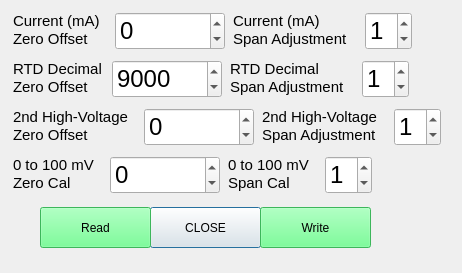
<?xml version="1.0" encoding="UTF-8"?>
<ui version="4.0">
 <class>rampoven_cal_zeroClass</class>
 <widget class="QDialog" name="rampoven_cal_zeroClass">
  <property name="geometry">
   <rect>
    <x>0</x>
    <y>0</y>
    <width>462</width>
    <height>273</height>
   </rect>
  </property>
  <property name="windowTitle">
   <string>rampoven_cal_zero</string>
  </property>
  <widget class="QPushButton" name="closeButton">
   <property name="geometry">
    <rect>
     <x>150</x>
     <y>207</y>
     <width>111</width>
     <height>41</height>
    </rect>
   </property>
   <property name="minimumSize">
    <size>
     <width>111</width>
     <height>41</height>
    </size>
   </property>
   <property name="maximumSize">
    <size>
     <width>111</width>
     <height>41</height>
    </size>
   </property>
   <property name="text">
    <string>CLOSE</string>
   </property>
  </widget>
  <widget class="QPushButton" name="writeDataButton">
   <property name="geometry">
    <rect>
     <x>260</x>
     <y>207</y>
     <width>111</width>
     <height>41</height>
    </rect>
   </property>
   <property name="minimumSize">
    <size>
     <width>111</width>
     <height>41</height>
    </size>
   </property>
   <property name="maximumSize">
    <size>
     <width>111</width>
     <height>41</height>
    </size>
   </property>
   <property name="palette">
    <palette>
     <active>
      <colorrole role="WindowText">
       <brush brushstyle="SolidPattern">
        <color alpha="255">
         <red>0</red>
         <green>0</green>
         <blue>0</blue>
        </color>
       </brush>
      </colorrole>
      <colorrole role="Button">
       <brush brushstyle="SolidPattern">
        <color alpha="255">
         <red>85</red>
         <green>255</green>
         <blue>127</blue>
        </color>
       </brush>
      </colorrole>
      <colorrole role="Light">
       <brush brushstyle="SolidPattern">
        <color alpha="255">
         <red>213</red>
         <green>255</green>
         <blue>223</blue>
        </color>
       </brush>
      </colorrole>
      <colorrole role="Midlight">
       <brush brushstyle="SolidPattern">
        <color alpha="255">
         <red>149</red>
         <green>255</green>
         <blue>175</blue>
        </color>
       </brush>
      </colorrole>
      <colorrole role="Dark">
       <brush brushstyle="SolidPattern">
        <color alpha="255">
         <red>42</red>
         <green>127</green>
         <blue>63</blue>
        </color>
       </brush>
      </colorrole>
      <colorrole role="Mid">
       <brush brushstyle="SolidPattern">
        <color alpha="255">
         <red>56</red>
         <green>170</green>
         <blue>84</blue>
        </color>
       </brush>
      </colorrole>
      <colorrole role="Text">
       <brush brushstyle="SolidPattern">
        <color alpha="255">
         <red>0</red>
         <green>0</green>
         <blue>0</blue>
        </color>
       </brush>
      </colorrole>
      <colorrole role="BrightText">
       <brush brushstyle="SolidPattern">
        <color alpha="255">
         <red>255</red>
         <green>255</green>
         <blue>255</blue>
        </color>
       </brush>
      </colorrole>
      <colorrole role="ButtonText">
       <brush brushstyle="SolidPattern">
        <color alpha="255">
         <red>0</red>
         <green>0</green>
         <blue>0</blue>
        </color>
       </brush>
      </colorrole>
      <colorrole role="Base">
       <brush brushstyle="SolidPattern">
        <color alpha="255">
         <red>255</red>
         <green>255</green>
         <blue>255</blue>
        </color>
       </brush>
      </colorrole>
      <colorrole role="Window">
       <brush brushstyle="SolidPattern">
        <color alpha="255">
         <red>85</red>
         <green>255</green>
         <blue>127</blue>
        </color>
       </brush>
      </colorrole>
      <colorrole role="Shadow">
       <brush brushstyle="SolidPattern">
        <color alpha="255">
         <red>0</red>
         <green>0</green>
         <blue>0</blue>
        </color>
       </brush>
      </colorrole>
      <colorrole role="AlternateBase">
       <brush brushstyle="SolidPattern">
        <color alpha="255">
         <red>170</red>
         <green>255</green>
         <blue>191</blue>
        </color>
       </brush>
      </colorrole>
      <colorrole role="ToolTipBase">
       <brush brushstyle="SolidPattern">
        <color alpha="255">
         <red>255</red>
         <green>255</green>
         <blue>220</blue>
        </color>
       </brush>
      </colorrole>
      <colorrole role="ToolTipText">
       <brush brushstyle="SolidPattern">
        <color alpha="255">
         <red>0</red>
         <green>0</green>
         <blue>0</blue>
        </color>
       </brush>
      </colorrole>
     </active>
     <inactive>
      <colorrole role="WindowText">
       <brush brushstyle="SolidPattern">
        <color alpha="255">
         <red>0</red>
         <green>0</green>
         <blue>0</blue>
        </color>
       </brush>
      </colorrole>
      <colorrole role="Button">
       <brush brushstyle="SolidPattern">
        <color alpha="255">
         <red>85</red>
         <green>255</green>
         <blue>127</blue>
        </color>
       </brush>
      </colorrole>
      <colorrole role="Light">
       <brush brushstyle="SolidPattern">
        <color alpha="255">
         <red>213</red>
         <green>255</green>
         <blue>223</blue>
        </color>
       </brush>
      </colorrole>
      <colorrole role="Midlight">
       <brush brushstyle="SolidPattern">
        <color alpha="255">
         <red>149</red>
         <green>255</green>
         <blue>175</blue>
        </color>
       </brush>
      </colorrole>
      <colorrole role="Dark">
       <brush brushstyle="SolidPattern">
        <color alpha="255">
         <red>42</red>
         <green>127</green>
         <blue>63</blue>
        </color>
       </brush>
      </colorrole>
      <colorrole role="Mid">
       <brush brushstyle="SolidPattern">
        <color alpha="255">
         <red>56</red>
         <green>170</green>
         <blue>84</blue>
        </color>
       </brush>
      </colorrole>
      <colorrole role="Text">
       <brush brushstyle="SolidPattern">
        <color alpha="255">
         <red>0</red>
         <green>0</green>
         <blue>0</blue>
        </color>
       </brush>
      </colorrole>
      <colorrole role="BrightText">
       <brush brushstyle="SolidPattern">
        <color alpha="255">
         <red>255</red>
         <green>255</green>
         <blue>255</blue>
        </color>
       </brush>
      </colorrole>
      <colorrole role="ButtonText">
       <brush brushstyle="SolidPattern">
        <color alpha="255">
         <red>0</red>
         <green>0</green>
         <blue>0</blue>
        </color>
       </brush>
      </colorrole>
      <colorrole role="Base">
       <brush brushstyle="SolidPattern">
        <color alpha="255">
         <red>255</red>
         <green>255</green>
         <blue>255</blue>
        </color>
       </brush>
      </colorrole>
      <colorrole role="Window">
       <brush brushstyle="SolidPattern">
        <color alpha="255">
         <red>85</red>
         <green>255</green>
         <blue>127</blue>
        </color>
       </brush>
      </colorrole>
      <colorrole role="Shadow">
       <brush brushstyle="SolidPattern">
        <color alpha="255">
         <red>0</red>
         <green>0</green>
         <blue>0</blue>
        </color>
       </brush>
      </colorrole>
      <colorrole role="AlternateBase">
       <brush brushstyle="SolidPattern">
        <color alpha="255">
         <red>170</red>
         <green>255</green>
         <blue>191</blue>
        </color>
       </brush>
      </colorrole>
      <colorrole role="ToolTipBase">
       <brush brushstyle="SolidPattern">
        <color alpha="255">
         <red>255</red>
         <green>255</green>
         <blue>220</blue>
        </color>
       </brush>
      </colorrole>
      <colorrole role="ToolTipText">
       <brush brushstyle="SolidPattern">
        <color alpha="255">
         <red>0</red>
         <green>0</green>
         <blue>0</blue>
        </color>
       </brush>
      </colorrole>
     </inactive>
     <disabled>
      <colorrole role="WindowText">
       <brush brushstyle="SolidPattern">
        <color alpha="255">
         <red>42</red>
         <green>127</green>
         <blue>63</blue>
        </color>
       </brush>
      </colorrole>
      <colorrole role="Button">
       <brush brushstyle="SolidPattern">
        <color alpha="255">
         <red>85</red>
         <green>255</green>
         <blue>127</blue>
        </color>
       </brush>
      </colorrole>
      <colorrole role="Light">
       <brush brushstyle="SolidPattern">
        <color alpha="255">
         <red>213</red>
         <green>255</green>
         <blue>223</blue>
        </color>
       </brush>
      </colorrole>
      <colorrole role="Midlight">
       <brush brushstyle="SolidPattern">
        <color alpha="255">
         <red>149</red>
         <green>255</green>
         <blue>175</blue>
        </color>
       </brush>
      </colorrole>
      <colorrole role="Dark">
       <brush brushstyle="SolidPattern">
        <color alpha="255">
         <red>42</red>
         <green>127</green>
         <blue>63</blue>
        </color>
       </brush>
      </colorrole>
      <colorrole role="Mid">
       <brush brushstyle="SolidPattern">
        <color alpha="255">
         <red>56</red>
         <green>170</green>
         <blue>84</blue>
        </color>
       </brush>
      </colorrole>
      <colorrole role="Text">
       <brush brushstyle="SolidPattern">
        <color alpha="255">
         <red>42</red>
         <green>127</green>
         <blue>63</blue>
        </color>
       </brush>
      </colorrole>
      <colorrole role="BrightText">
       <brush brushstyle="SolidPattern">
        <color alpha="255">
         <red>255</red>
         <green>255</green>
         <blue>255</blue>
        </color>
       </brush>
      </colorrole>
      <colorrole role="ButtonText">
       <brush brushstyle="SolidPattern">
        <color alpha="255">
         <red>42</red>
         <green>127</green>
         <blue>63</blue>
        </color>
       </brush>
      </colorrole>
      <colorrole role="Base">
       <brush brushstyle="SolidPattern">
        <color alpha="255">
         <red>85</red>
         <green>255</green>
         <blue>127</blue>
        </color>
       </brush>
      </colorrole>
      <colorrole role="Window">
       <brush brushstyle="SolidPattern">
        <color alpha="255">
         <red>85</red>
         <green>255</green>
         <blue>127</blue>
        </color>
       </brush>
      </colorrole>
      <colorrole role="Shadow">
       <brush brushstyle="SolidPattern">
        <color alpha="255">
         <red>0</red>
         <green>0</green>
         <blue>0</blue>
        </color>
       </brush>
      </colorrole>
      <colorrole role="AlternateBase">
       <brush brushstyle="SolidPattern">
        <color alpha="255">
         <red>85</red>
         <green>255</green>
         <blue>127</blue>
        </color>
       </brush>
      </colorrole>
      <colorrole role="ToolTipBase">
       <brush brushstyle="SolidPattern">
        <color alpha="255">
         <red>255</red>
         <green>255</green>
         <blue>220</blue>
        </color>
       </brush>
      </colorrole>
      <colorrole role="ToolTipText">
       <brush brushstyle="SolidPattern">
        <color alpha="255">
         <red>0</red>
         <green>0</green>
         <blue>0</blue>
        </color>
       </brush>
      </colorrole>
     </disabled>
    </palette>
   </property>
   <property name="text">
    <string>Write</string>
   </property>
  </widget>
  <widget class="QPushButton" name="ReadDataButton">
   <property name="geometry">
    <rect>
     <x>40</x>
     <y>207</y>
     <width>111</width>
     <height>41</height>
    </rect>
   </property>
   <property name="minimumSize">
    <size>
     <width>111</width>
     <height>41</height>
    </size>
   </property>
   <property name="maximumSize">
    <size>
     <width>111</width>
     <height>41</height>
    </size>
   </property>
   <property name="palette">
    <palette>
     <active>
      <colorrole role="WindowText">
       <brush brushstyle="SolidPattern">
        <color alpha="255">
         <red>0</red>
         <green>0</green>
         <blue>0</blue>
        </color>
       </brush>
      </colorrole>
      <colorrole role="Button">
       <brush brushstyle="SolidPattern">
        <color alpha="255">
         <red>85</red>
         <green>255</green>
         <blue>127</blue>
        </color>
       </brush>
      </colorrole>
      <colorrole role="Light">
       <brush brushstyle="SolidPattern">
        <color alpha="255">
         <red>213</red>
         <green>255</green>
         <blue>223</blue>
        </color>
       </brush>
      </colorrole>
      <colorrole role="Midlight">
       <brush brushstyle="SolidPattern">
        <color alpha="255">
         <red>149</red>
         <green>255</green>
         <blue>175</blue>
        </color>
       </brush>
      </colorrole>
      <colorrole role="Dark">
       <brush brushstyle="SolidPattern">
        <color alpha="255">
         <red>42</red>
         <green>127</green>
         <blue>63</blue>
        </color>
       </brush>
      </colorrole>
      <colorrole role="Mid">
       <brush brushstyle="SolidPattern">
        <color alpha="255">
         <red>56</red>
         <green>170</green>
         <blue>84</blue>
        </color>
       </brush>
      </colorrole>
      <colorrole role="Text">
       <brush brushstyle="SolidPattern">
        <color alpha="255">
         <red>0</red>
         <green>0</green>
         <blue>0</blue>
        </color>
       </brush>
      </colorrole>
      <colorrole role="BrightText">
       <brush brushstyle="SolidPattern">
        <color alpha="255">
         <red>255</red>
         <green>255</green>
         <blue>255</blue>
        </color>
       </brush>
      </colorrole>
      <colorrole role="ButtonText">
       <brush brushstyle="SolidPattern">
        <color alpha="255">
         <red>0</red>
         <green>0</green>
         <blue>0</blue>
        </color>
       </brush>
      </colorrole>
      <colorrole role="Base">
       <brush brushstyle="SolidPattern">
        <color alpha="255">
         <red>255</red>
         <green>255</green>
         <blue>255</blue>
        </color>
       </brush>
      </colorrole>
      <colorrole role="Window">
       <brush brushstyle="SolidPattern">
        <color alpha="255">
         <red>85</red>
         <green>255</green>
         <blue>127</blue>
        </color>
       </brush>
      </colorrole>
      <colorrole role="Shadow">
       <brush brushstyle="SolidPattern">
        <color alpha="255">
         <red>0</red>
         <green>0</green>
         <blue>0</blue>
        </color>
       </brush>
      </colorrole>
      <colorrole role="AlternateBase">
       <brush brushstyle="SolidPattern">
        <color alpha="255">
         <red>170</red>
         <green>255</green>
         <blue>191</blue>
        </color>
       </brush>
      </colorrole>
      <colorrole role="ToolTipBase">
       <brush brushstyle="SolidPattern">
        <color alpha="255">
         <red>255</red>
         <green>255</green>
         <blue>220</blue>
        </color>
       </brush>
      </colorrole>
      <colorrole role="ToolTipText">
       <brush brushstyle="SolidPattern">
        <color alpha="255">
         <red>0</red>
         <green>0</green>
         <blue>0</blue>
        </color>
       </brush>
      </colorrole>
     </active>
     <inactive>
      <colorrole role="WindowText">
       <brush brushstyle="SolidPattern">
        <color alpha="255">
         <red>0</red>
         <green>0</green>
         <blue>0</blue>
        </color>
       </brush>
      </colorrole>
      <colorrole role="Button">
       <brush brushstyle="SolidPattern">
        <color alpha="255">
         <red>85</red>
         <green>255</green>
         <blue>127</blue>
        </color>
       </brush>
      </colorrole>
      <colorrole role="Light">
       <brush brushstyle="SolidPattern">
        <color alpha="255">
         <red>213</red>
         <green>255</green>
         <blue>223</blue>
        </color>
       </brush>
      </colorrole>
      <colorrole role="Midlight">
       <brush brushstyle="SolidPattern">
        <color alpha="255">
         <red>149</red>
         <green>255</green>
         <blue>175</blue>
        </color>
       </brush>
      </colorrole>
      <colorrole role="Dark">
       <brush brushstyle="SolidPattern">
        <color alpha="255">
         <red>42</red>
         <green>127</green>
         <blue>63</blue>
        </color>
       </brush>
      </colorrole>
      <colorrole role="Mid">
       <brush brushstyle="SolidPattern">
        <color alpha="255">
         <red>56</red>
         <green>170</green>
         <blue>84</blue>
        </color>
       </brush>
      </colorrole>
      <colorrole role="Text">
       <brush brushstyle="SolidPattern">
        <color alpha="255">
         <red>0</red>
         <green>0</green>
         <blue>0</blue>
        </color>
       </brush>
      </colorrole>
      <colorrole role="BrightText">
       <brush brushstyle="SolidPattern">
        <color alpha="255">
         <red>255</red>
         <green>255</green>
         <blue>255</blue>
        </color>
       </brush>
      </colorrole>
      <colorrole role="ButtonText">
       <brush brushstyle="SolidPattern">
        <color alpha="255">
         <red>0</red>
         <green>0</green>
         <blue>0</blue>
        </color>
       </brush>
      </colorrole>
      <colorrole role="Base">
       <brush brushstyle="SolidPattern">
        <color alpha="255">
         <red>255</red>
         <green>255</green>
         <blue>255</blue>
        </color>
       </brush>
      </colorrole>
      <colorrole role="Window">
       <brush brushstyle="SolidPattern">
        <color alpha="255">
         <red>85</red>
         <green>255</green>
         <blue>127</blue>
        </color>
       </brush>
      </colorrole>
      <colorrole role="Shadow">
       <brush brushstyle="SolidPattern">
        <color alpha="255">
         <red>0</red>
         <green>0</green>
         <blue>0</blue>
        </color>
       </brush>
      </colorrole>
      <colorrole role="AlternateBase">
       <brush brushstyle="SolidPattern">
        <color alpha="255">
         <red>170</red>
         <green>255</green>
         <blue>191</blue>
        </color>
       </brush>
      </colorrole>
      <colorrole role="ToolTipBase">
       <brush brushstyle="SolidPattern">
        <color alpha="255">
         <red>255</red>
         <green>255</green>
         <blue>220</blue>
        </color>
       </brush>
      </colorrole>
      <colorrole role="ToolTipText">
       <brush brushstyle="SolidPattern">
        <color alpha="255">
         <red>0</red>
         <green>0</green>
         <blue>0</blue>
        </color>
       </brush>
      </colorrole>
     </inactive>
     <disabled>
      <colorrole role="WindowText">
       <brush brushstyle="SolidPattern">
        <color alpha="255">
         <red>42</red>
         <green>127</green>
         <blue>63</blue>
        </color>
       </brush>
      </colorrole>
      <colorrole role="Button">
       <brush brushstyle="SolidPattern">
        <color alpha="255">
         <red>85</red>
         <green>255</green>
         <blue>127</blue>
        </color>
       </brush>
      </colorrole>
      <colorrole role="Light">
       <brush brushstyle="SolidPattern">
        <color alpha="255">
         <red>213</red>
         <green>255</green>
         <blue>223</blue>
        </color>
       </brush>
      </colorrole>
      <colorrole role="Midlight">
       <brush brushstyle="SolidPattern">
        <color alpha="255">
         <red>149</red>
         <green>255</green>
         <blue>175</blue>
        </color>
       </brush>
      </colorrole>
      <colorrole role="Dark">
       <brush brushstyle="SolidPattern">
        <color alpha="255">
         <red>42</red>
         <green>127</green>
         <blue>63</blue>
        </color>
       </brush>
      </colorrole>
      <colorrole role="Mid">
       <brush brushstyle="SolidPattern">
        <color alpha="255">
         <red>56</red>
         <green>170</green>
         <blue>84</blue>
        </color>
       </brush>
      </colorrole>
      <colorrole role="Text">
       <brush brushstyle="SolidPattern">
        <color alpha="255">
         <red>42</red>
         <green>127</green>
         <blue>63</blue>
        </color>
       </brush>
      </colorrole>
      <colorrole role="BrightText">
       <brush brushstyle="SolidPattern">
        <color alpha="255">
         <red>255</red>
         <green>255</green>
         <blue>255</blue>
        </color>
       </brush>
      </colorrole>
      <colorrole role="ButtonText">
       <brush brushstyle="SolidPattern">
        <color alpha="255">
         <red>42</red>
         <green>127</green>
         <blue>63</blue>
        </color>
       </brush>
      </colorrole>
      <colorrole role="Base">
       <brush brushstyle="SolidPattern">
        <color alpha="255">
         <red>85</red>
         <green>255</green>
         <blue>127</blue>
        </color>
       </brush>
      </colorrole>
      <colorrole role="Window">
       <brush brushstyle="SolidPattern">
        <color alpha="255">
         <red>85</red>
         <green>255</green>
         <blue>127</blue>
        </color>
       </brush>
      </colorrole>
      <colorrole role="Shadow">
       <brush brushstyle="SolidPattern">
        <color alpha="255">
         <red>0</red>
         <green>0</green>
         <blue>0</blue>
        </color>
       </brush>
      </colorrole>
      <colorrole role="AlternateBase">
       <brush brushstyle="SolidPattern">
        <color alpha="255">
         <red>85</red>
         <green>255</green>
         <blue>127</blue>
        </color>
       </brush>
      </colorrole>
      <colorrole role="ToolTipBase">
       <brush brushstyle="SolidPattern">
        <color alpha="255">
         <red>255</red>
         <green>255</green>
         <blue>220</blue>
        </color>
       </brush>
      </colorrole>
      <colorrole role="ToolTipText">
       <brush brushstyle="SolidPattern">
        <color alpha="255">
         <red>0</red>
         <green>0</green>
         <blue>0</blue>
        </color>
       </brush>
      </colorrole>
     </disabled>
    </palette>
   </property>
   <property name="text">
    <string>Read</string>
   </property>
  </widget>
  <widget class="QDoubleSpinBox" name="ro_Current_Span_Adj_SpinBox">
   <property name="geometry">
    <rect>
     <x>365</x>
     <y>12</y>
     <width>47</width>
     <height>38</height>
    </rect>
   </property>
   <property name="font">
    <font>
     <pointsize>18</pointsize>
    </font>
   </property>
   <property name="decimals">
    <number>0</number>
   </property>
   <property name="minimum">
    <double>0.000000000000000</double>
   </property>
   <property name="maximum">
    <double>2.000000000000000</double>
   </property>
   <property name="value">
    <double>1.000000000000000</double>
   </property>
  </widget>
  <widget class="QLabel" name="ro_Current_Span_Adj_Label">
   <property name="geometry">
    <rect>
     <x>233</x>
     <y>12</y>
     <width>126</width>
     <height>36</height>
    </rect>
   </property>
   <property name="text">
    <string>&lt;!DOCTYPE HTML PUBLIC &quot;-//W3C//DTD HTML 4.0//EN&quot; &quot;http://www.w3.org/TR/REC-html40/strict.dtd&quot;&gt;
&lt;html&gt;&lt;head&gt;&lt;meta name=&quot;qrichtext&quot; content=&quot;1&quot; /&gt;&lt;style type=&quot;text/css&quot;&gt;
p, li { white-space: pre-wrap; }
&lt;/style&gt;&lt;/head&gt;&lt;body style=&quot; font-family:'Ubuntu'; font-size:11pt; font-weight:400; font-style:normal;&quot;&gt;
&lt;table border=&quot;0&quot; style=&quot;-qt-table-type: root; margin-top:4px; margin-bottom:4px; margin-left:4px; margin-right:4px;&quot;&gt;
&lt;tr&gt;
&lt;td style=&quot;border: none;&quot;&gt;
&lt;p style=&quot; margin-top:0px; margin-bottom:0px; margin-left:0px; margin-right:0px; -qt-block-indent:0; text-indent:0px;&quot;&gt;&lt;span style=&quot; font-family:'MS Shell Dlg 2';&quot;&gt;Current (mA) &lt;/span&gt;&lt;/p&gt;
&lt;p style=&quot; margin-top:0px; margin-bottom:0px; margin-left:0px; margin-right:0px; -qt-block-indent:0; text-indent:0px;&quot;&gt;&lt;span style=&quot; font-family:'MS Shell Dlg 2';&quot;&gt;Span Adjustment&lt;/span&gt;&lt;/p&gt;&lt;/td&gt;&lt;/tr&gt;&lt;/table&gt;&lt;/body&gt;&lt;/html&gt;</string>
   </property>
  </widget>
  <widget class="QDoubleSpinBox" name="ro_SecHiVolt_Span_Adj_SpinBox">
   <property name="geometry">
    <rect>
     <x>394</x>
     <y>108</y>
     <width>47</width>
     <height>38</height>
    </rect>
   </property>
   <property name="font">
    <font>
     <pointsize>18</pointsize>
    </font>
   </property>
   <property name="decimals">
    <number>0</number>
   </property>
   <property name="minimum">
    <double>0.000000000000000</double>
   </property>
   <property name="maximum">
    <double>2.000000000000000</double>
   </property>
   <property name="value">
    <double>1.000000000000000</double>
   </property>
  </widget>
  <widget class="QLabel" name="ro_SecHiVolt_Span_Adj_Label">
   <property name="geometry">
    <rect>
     <x>262</x>
     <y>108</y>
     <width>126</width>
     <height>36</height>
    </rect>
   </property>
   <property name="text">
    <string>&lt;!DOCTYPE HTML PUBLIC &quot;-//W3C//DTD HTML 4.0//EN&quot; &quot;http://www.w3.org/TR/REC-html40/strict.dtd&quot;&gt;
&lt;html&gt;&lt;head&gt;&lt;meta name=&quot;qrichtext&quot; content=&quot;1&quot; /&gt;&lt;style type=&quot;text/css&quot;&gt;
p, li { white-space: pre-wrap; }
&lt;/style&gt;&lt;/head&gt;&lt;body style=&quot; font-family:'Ubuntu'; font-size:11pt; font-weight:400; font-style:normal;&quot;&gt;
&lt;table border=&quot;0&quot; style=&quot;-qt-table-type: root; margin-top:4px; margin-bottom:4px; margin-left:4px; margin-right:4px;&quot;&gt;
&lt;tr&gt;
&lt;td style=&quot;border: none;&quot;&gt;
&lt;p style=&quot; margin-top:0px; margin-bottom:0px; margin-left:0px; margin-right:0px; -qt-block-indent:0; text-indent:0px;&quot;&gt;&lt;span style=&quot; font-family:'MS Shell Dlg 2';&quot;&gt;2nd High-Voltage&lt;/span&gt;&lt;/p&gt;
&lt;p style=&quot; margin-top:0px; margin-bottom:0px; margin-left:0px; margin-right:0px; -qt-block-indent:0; text-indent:0px;&quot;&gt;&lt;span style=&quot; font-family:'MS Shell Dlg 2';&quot;&gt;Span Adjustment&lt;/span&gt;&lt;/p&gt;&lt;/td&gt;&lt;/tr&gt;&lt;/table&gt;&lt;/body&gt;&lt;/html&gt;</string>
   </property>
  </widget>
  <widget class="QLabel" name="ro_mV_Span_Adj_Label">
   <property name="geometry">
    <rect>
     <x>228</x>
     <y>156</y>
     <width>91</width>
     <height>36</height>
    </rect>
   </property>
   <property name="text">
    <string>&lt;!DOCTYPE HTML PUBLIC &quot;-//W3C//DTD HTML 4.0//EN&quot; &quot;http://www.w3.org/TR/REC-html40/strict.dtd&quot;&gt;
&lt;html&gt;&lt;head&gt;&lt;meta name=&quot;qrichtext&quot; content=&quot;1&quot; /&gt;&lt;style type=&quot;text/css&quot;&gt;
p, li { white-space: pre-wrap; }
&lt;/style&gt;&lt;/head&gt;&lt;body style=&quot; font-family:'Ubuntu'; font-size:11pt; font-weight:400; font-style:normal;&quot;&gt;
&lt;table border=&quot;0&quot; style=&quot;-qt-table-type: root; margin-top:4px; margin-bottom:4px; margin-left:4px; margin-right:4px;&quot;&gt;
&lt;tr&gt;
&lt;td style=&quot;border: none;&quot;&gt;
&lt;p style=&quot; margin-top:0px; margin-bottom:0px; margin-left:0px; margin-right:0px; -qt-block-indent:0; text-indent:0px;&quot;&gt;&lt;span style=&quot; font-family:'MS Shell Dlg 2';&quot;&gt;0 to 100 mV&lt;/span&gt;&lt;/p&gt;
&lt;p style=&quot; margin-top:0px; margin-bottom:0px; margin-left:0px; margin-right:0px; -qt-block-indent:0; text-indent:0px;&quot;&gt;&lt;span style=&quot; font-family:'MS Shell Dlg 2';&quot;&gt;Span Cal&lt;/span&gt;&lt;/p&gt;&lt;/td&gt;&lt;/tr&gt;&lt;/table&gt;&lt;/body&gt;&lt;/html&gt;</string>
   </property>
  </widget>
  <widget class="QDoubleSpinBox" name="ro_mV_Span_Adj_SpinBox">
   <property name="geometry">
    <rect>
     <x>325</x>
     <y>156</y>
     <width>47</width>
     <height>38</height>
    </rect>
   </property>
   <property name="font">
    <font>
     <pointsize>18</pointsize>
    </font>
   </property>
   <property name="decimals">
    <number>0</number>
   </property>
   <property name="minimum">
    <double>0.000000000000000</double>
   </property>
   <property name="maximum">
    <double>2.000000000000000</double>
   </property>
   <property name="value">
    <double>1.000000000000000</double>
   </property>
  </widget>
  <widget class="QLabel" name="ro_mV_Zero_Offset_label">
   <property name="geometry">
    <rect>
     <x>13</x>
     <y>156</y>
     <width>91</width>
     <height>36</height>
    </rect>
   </property>
   <property name="text">
    <string>&lt;!DOCTYPE HTML PUBLIC &quot;-//W3C//DTD HTML 4.0//EN&quot; &quot;http://www.w3.org/TR/REC-html40/strict.dtd&quot;&gt;
&lt;html&gt;&lt;head&gt;&lt;meta name=&quot;qrichtext&quot; content=&quot;1&quot; /&gt;&lt;style type=&quot;text/css&quot;&gt;
p, li { white-space: pre-wrap; }
&lt;/style&gt;&lt;/head&gt;&lt;body style=&quot; font-family:'Ubuntu'; font-size:11pt; font-weight:400; font-style:normal;&quot;&gt;
&lt;table border=&quot;0&quot; style=&quot;-qt-table-type: root; margin-top:4px; margin-bottom:4px; margin-left:4px; margin-right:4px;&quot;&gt;
&lt;tr&gt;
&lt;td style=&quot;border: none;&quot;&gt;
&lt;p style=&quot; margin-top:0px; margin-bottom:0px; margin-left:0px; margin-right:0px; -qt-block-indent:0; text-indent:0px;&quot;&gt;&lt;span style=&quot; font-family:'MS Shell Dlg 2';&quot;&gt;0 to 100 mV&lt;/span&gt;&lt;/p&gt;
&lt;p style=&quot; margin-top:0px; margin-bottom:0px; margin-left:0px; margin-right:0px; -qt-block-indent:0; text-indent:0px;&quot;&gt;&lt;span style=&quot; font-family:'MS Shell Dlg 2';&quot;&gt;Zero Cal&lt;/span&gt;&lt;/p&gt;&lt;/td&gt;&lt;/tr&gt;&lt;/table&gt;&lt;/body&gt;&lt;/html&gt;</string>
   </property>
  </widget>
  <widget class="QDoubleSpinBox" name="ro_mV_Zero_Offset_SpinBox">
   <property name="geometry">
    <rect>
     <x>110</x>
     <y>156</y>
     <width>110</width>
     <height>38</height>
    </rect>
   </property>
   <property name="font">
    <font>
     <pointsize>18</pointsize>
    </font>
   </property>
   <property name="decimals">
    <number>0</number>
   </property>
   <property name="minimum">
    <double>-25000.000000000000000</double>
   </property>
   <property name="maximum">
    <double>25000.000000000000000</double>
   </property>
   <property name="value">
    <double>0.000000000000000</double>
   </property>
  </widget>
  <widget class="QDoubleSpinBox" name="ro_Current_Zero_Offset_SpinBox">
   <property name="geometry">
    <rect>
     <x>115</x>
     <y>12</y>
     <width>110</width>
     <height>38</height>
    </rect>
   </property>
   <property name="font">
    <font>
     <pointsize>18</pointsize>
    </font>
   </property>
   <property name="decimals">
    <number>0</number>
   </property>
   <property name="minimum">
    <double>-25000.000000000000000</double>
   </property>
   <property name="maximum">
    <double>25000.000000000000000</double>
   </property>
   <property name="value">
    <double>0.000000000000000</double>
   </property>
  </widget>
  <widget class="QLabel" name="ro_Current_Zero_Offset_label">
   <property name="geometry">
    <rect>
     <x>13</x>
     <y>12</y>
     <width>96</width>
     <height>36</height>
    </rect>
   </property>
   <property name="text">
    <string>&lt;!DOCTYPE HTML PUBLIC &quot;-//W3C//DTD HTML 4.0//EN&quot; &quot;http://www.w3.org/TR/REC-html40/strict.dtd&quot;&gt;
&lt;html&gt;&lt;head&gt;&lt;meta name=&quot;qrichtext&quot; content=&quot;1&quot; /&gt;&lt;style type=&quot;text/css&quot;&gt;
p, li { white-space: pre-wrap; }
&lt;/style&gt;&lt;/head&gt;&lt;body style=&quot; font-family:'Ubuntu'; font-size:11pt; font-weight:400; font-style:normal;&quot;&gt;
&lt;table border=&quot;0&quot; style=&quot;-qt-table-type: root; margin-top:4px; margin-bottom:4px; margin-left:4px; margin-right:4px;&quot;&gt;
&lt;tr&gt;
&lt;td style=&quot;border: none;&quot;&gt;
&lt;p style=&quot; margin-top:0px; margin-bottom:0px; margin-left:0px; margin-right:0px; -qt-block-indent:0; text-indent:0px;&quot;&gt;&lt;span style=&quot; font-family:'MS Shell Dlg 2';&quot;&gt;Current (mA)&lt;/span&gt;&lt;/p&gt;
&lt;p style=&quot; margin-top:0px; margin-bottom:0px; margin-left:0px; margin-right:0px; -qt-block-indent:0; text-indent:0px;&quot;&gt;&lt;span style=&quot; font-family:'MS Shell Dlg 2';&quot;&gt;Zero Offset&lt;/span&gt;&lt;/p&gt;&lt;/td&gt;&lt;/tr&gt;&lt;/table&gt;&lt;/body&gt;&lt;/html&gt;</string>
   </property>
  </widget>
  <widget class="QLabel" name="ro_SecHiVolt_Zero_Offset_label">
   <property name="geometry">
    <rect>
     <x>13</x>
     <y>108</y>
     <width>125</width>
     <height>36</height>
    </rect>
   </property>
   <property name="text">
    <string>&lt;!DOCTYPE HTML PUBLIC &quot;-//W3C//DTD HTML 4.0//EN&quot; &quot;http://www.w3.org/TR/REC-html40/strict.dtd&quot;&gt;
&lt;html&gt;&lt;head&gt;&lt;meta name=&quot;qrichtext&quot; content=&quot;1&quot; /&gt;&lt;style type=&quot;text/css&quot;&gt;
p, li { white-space: pre-wrap; }
&lt;/style&gt;&lt;/head&gt;&lt;body style=&quot; font-family:'Ubuntu'; font-size:11pt; font-weight:400; font-style:normal;&quot;&gt;
&lt;table border=&quot;0&quot; style=&quot;-qt-table-type: root; margin-top:4px; margin-bottom:4px; margin-left:4px; margin-right:4px;&quot;&gt;
&lt;tr&gt;
&lt;td style=&quot;border: none;&quot;&gt;
&lt;p style=&quot; margin-top:0px; margin-bottom:0px; margin-left:0px; margin-right:0px; -qt-block-indent:0; text-indent:0px;&quot;&gt;&lt;span style=&quot; font-family:'MS Shell Dlg 2';&quot;&gt;2nd High-Voltage&lt;/span&gt;&lt;/p&gt;
&lt;p style=&quot; margin-top:0px; margin-bottom:0px; margin-left:0px; margin-right:0px; -qt-block-indent:0; text-indent:0px;&quot;&gt;&lt;span style=&quot; font-family:'MS Shell Dlg 2';&quot;&gt;Zero Offset&lt;/span&gt;&lt;/p&gt;&lt;/td&gt;&lt;/tr&gt;&lt;/table&gt;&lt;/body&gt;&lt;/html&gt;</string>
   </property>
  </widget>
  <widget class="QDoubleSpinBox" name="ro_SecHiVolt_Zero_Offset_SpinBox">
   <property name="geometry">
    <rect>
     <x>144</x>
     <y>108</y>
     <width>110</width>
     <height>38</height>
    </rect>
   </property>
   <property name="font">
    <font>
     <pointsize>18</pointsize>
    </font>
   </property>
   <property name="decimals">
    <number>0</number>
   </property>
   <property name="minimum">
    <double>-25000.000000000000000</double>
   </property>
   <property name="maximum">
    <double>25000.000000000000000</double>
   </property>
   <property name="value">
    <double>0.000000000000000</double>
   </property>
  </widget>
  <widget class="QDoubleSpinBox" name="ro_Decimal_Span_Adj_SpinBox">
   <property name="geometry">
    <rect>
     <x>362</x>
     <y>60</y>
     <width>47</width>
     <height>38</height>
    </rect>
   </property>
   <property name="font">
    <font>
     <pointsize>18</pointsize>
    </font>
   </property>
   <property name="decimals">
    <number>0</number>
   </property>
   <property name="minimum">
    <double>0.000000000000000</double>
   </property>
   <property name="maximum">
    <double>2.000000000000000</double>
   </property>
   <property name="value">
    <double>1.000000000000000</double>
   </property>
  </widget>
  <widget class="QLabel" name="ro_Decimal_Span_Adj_Label">
   <property name="geometry">
    <rect>
     <x>230</x>
     <y>60</y>
     <width>126</width>
     <height>36</height>
    </rect>
   </property>
   <property name="text">
    <string>&lt;!DOCTYPE HTML PUBLIC &quot;-//W3C//DTD HTML 4.0//EN&quot; &quot;http://www.w3.org/TR/REC-html40/strict.dtd&quot;&gt;
&lt;html&gt;&lt;head&gt;&lt;meta name=&quot;qrichtext&quot; content=&quot;1&quot; /&gt;&lt;style type=&quot;text/css&quot;&gt;
p, li { white-space: pre-wrap; }
&lt;/style&gt;&lt;/head&gt;&lt;body style=&quot; font-family:'Ubuntu'; font-size:11pt; font-weight:400; font-style:normal;&quot;&gt;
&lt;table border=&quot;0&quot; style=&quot;-qt-table-type: root; margin-top:4px; margin-bottom:4px; margin-left:4px; margin-right:4px;&quot;&gt;
&lt;tr&gt;
&lt;td style=&quot;border: none;&quot;&gt;
&lt;p style=&quot; margin-top:0px; margin-bottom:0px; margin-left:0px; margin-right:0px; -qt-block-indent:0; text-indent:0px;&quot;&gt;&lt;span style=&quot; font-family:'MS Shell Dlg 2';&quot;&gt;RTD Decimal &lt;/span&gt;&lt;/p&gt;
&lt;p style=&quot; margin-top:0px; margin-bottom:0px; margin-left:0px; margin-right:0px; -qt-block-indent:0; text-indent:0px;&quot;&gt;&lt;span style=&quot; font-family:'MS Shell Dlg 2';&quot;&gt;Span Adjustment&lt;/span&gt;&lt;/p&gt;&lt;/td&gt;&lt;/tr&gt;&lt;/table&gt;&lt;/body&gt;&lt;/html&gt;</string>
   </property>
  </widget>
  <widget class="QDoubleSpinBox" name="ro_Decimal_Zero_Offset_SpinBox">
   <property name="geometry">
    <rect>
     <x>112</x>
     <y>60</y>
     <width>110</width>
     <height>38</height>
    </rect>
   </property>
   <property name="font">
    <font>
     <pointsize>18</pointsize>
    </font>
   </property>
   <property name="decimals">
    <number>0</number>
   </property>
   <property name="minimum">
    <double>-25000.000000000000000</double>
   </property>
   <property name="maximum">
    <double>25000.000000000000000</double>
   </property>
   <property name="value">
    <double>9000.000000000000000</double>
   </property>
  </widget>
  <widget class="QLabel" name="ro_Decimal_Zero_Offset_label">
   <property name="geometry">
    <rect>
     <x>13</x>
     <y>60</y>
     <width>93</width>
     <height>36</height>
    </rect>
   </property>
   <property name="text">
    <string>&lt;!DOCTYPE HTML PUBLIC &quot;-//W3C//DTD HTML 4.0//EN&quot; &quot;http://www.w3.org/TR/REC-html40/strict.dtd&quot;&gt;
&lt;html&gt;&lt;head&gt;&lt;meta name=&quot;qrichtext&quot; content=&quot;1&quot; /&gt;&lt;style type=&quot;text/css&quot;&gt;
p, li { white-space: pre-wrap; }
&lt;/style&gt;&lt;/head&gt;&lt;body style=&quot; font-family:'Ubuntu'; font-size:11pt; font-weight:400; font-style:normal;&quot;&gt;
&lt;table border=&quot;0&quot; style=&quot;-qt-table-type: root; margin-top:4px; margin-bottom:4px; margin-left:4px; margin-right:4px;&quot;&gt;
&lt;tr&gt;
&lt;td style=&quot;border: none;&quot;&gt;
&lt;p style=&quot; margin-top:0px; margin-bottom:0px; margin-left:0px; margin-right:0px; -qt-block-indent:0; text-indent:0px;&quot;&gt;&lt;span style=&quot; font-family:'MS Shell Dlg 2';&quot;&gt;RTD Decimal&lt;/span&gt;&lt;/p&gt;
&lt;p style=&quot; margin-top:0px; margin-bottom:0px; margin-left:0px; margin-right:0px; -qt-block-indent:0; text-indent:0px;&quot;&gt;&lt;span style=&quot; font-family:'MS Shell Dlg 2';&quot;&gt;Zero Offset&lt;/span&gt;&lt;/p&gt;&lt;/td&gt;&lt;/tr&gt;&lt;/table&gt;&lt;/body&gt;&lt;/html&gt;</string>
   </property>
  </widget>
 </widget>
 <layoutdefault spacing="6" margin="11"/>
 <resources/>
 <connections>
  <connection>
   <sender>writeDataButton</sender>
   <signal>clicked()</signal>
   <receiver>rampoven_cal_zeroClass</receiver>
   <slot>WriteDataButton()</slot>
   <hints>
    <hint type="sourcelabel">
     <x>355</x>
     <y>415</y>
    </hint>
    <hint type="destinationlabel">
     <x>391</x>
     <y>414</y>
    </hint>
   </hints>
  </connection>
  <connection>
   <sender>ReadDataButton</sender>
   <signal>clicked()</signal>
   <receiver>rampoven_cal_zeroClass</receiver>
   <slot>ReadDataButton()</slot>
   <hints>
    <hint type="sourcelabel">
     <x>48</x>
     <y>411</y>
    </hint>
    <hint type="destinationlabel">
     <x>29</x>
     <y>400</y>
    </hint>
   </hints>
  </connection>
  <connection>
   <sender>closeButton</sender>
   <signal>clicked()</signal>
   <receiver>rampoven_cal_zeroClass</receiver>
   <slot>close()</slot>
   <hints>
    <hint type="sourcelabel">
     <x>248</x>
     <y>406</y>
    </hint>
    <hint type="destinationlabel">
     <x>248</x>
     <y>394</y>
    </hint>
   </hints>
  </connection>
 </connections>
 <slots>
  <slot>WriteDataButton()</slot>
  <slot>ReadDataButton()</slot>
 </slots>
</ui>
